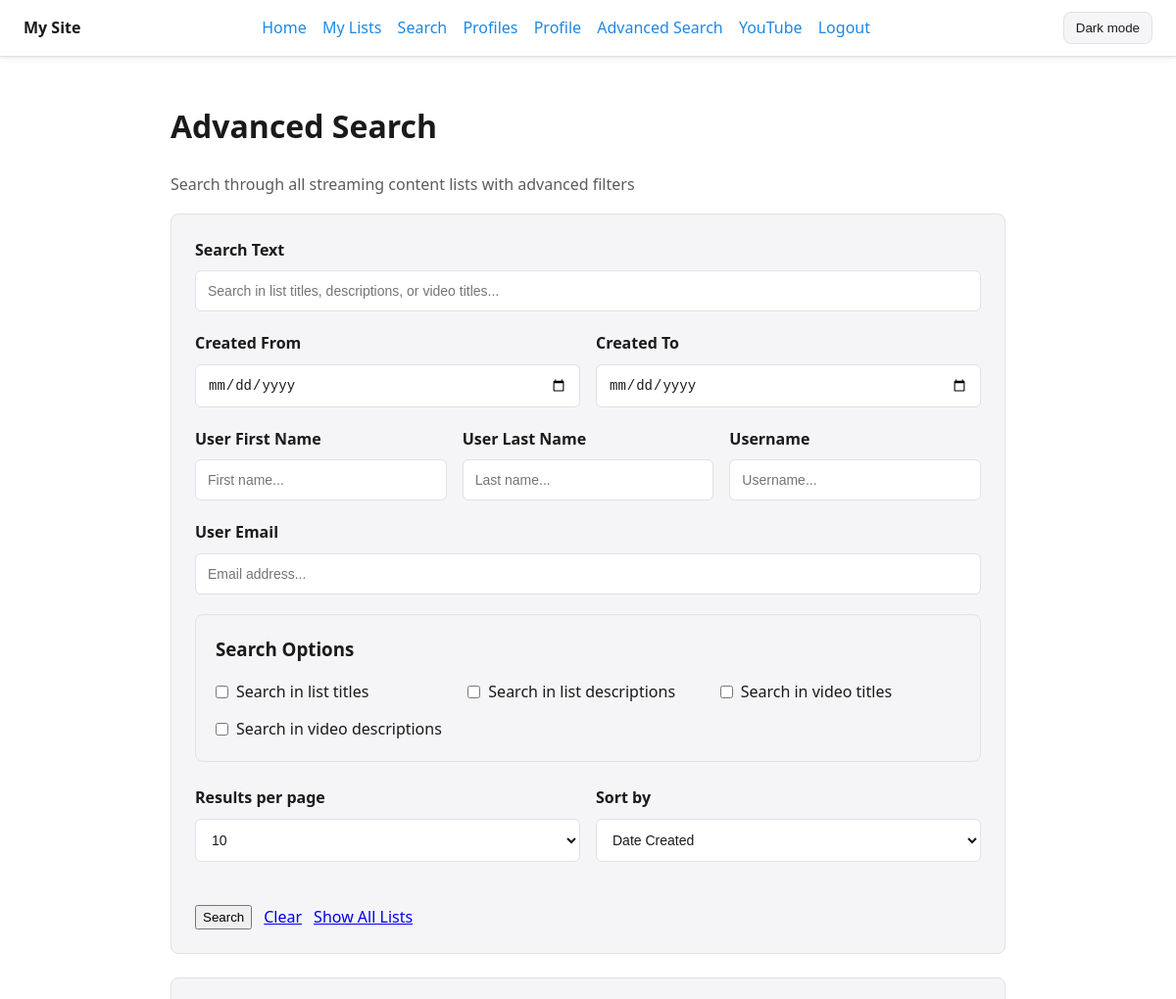
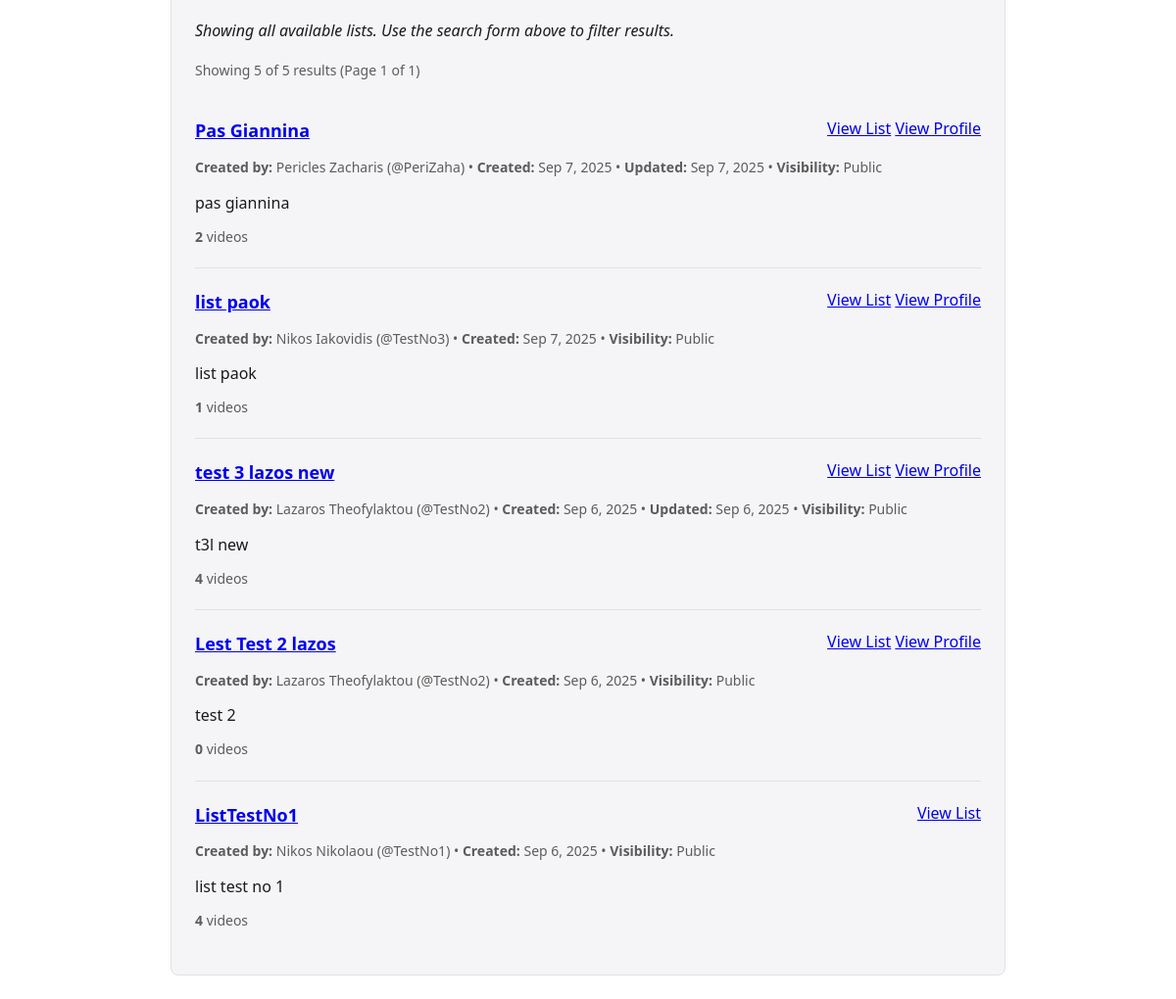
The page /php/advanced_search.php?show_all=1 (signed in) on the database its author committed (2 pictures, top to bottom).
### tables this page shows
CREATE TABLE `user_lists` (
  `id` int(10) UNSIGNED NOT NULL,
  `user_id` int(10) UNSIGNED NOT NULL,
  `list_name` varchar(255) NOT NULL,
  `description` text DEFAULT NULL,
  `is_public` tinyint(1) DEFAULT 0,
  `created_at` datetime NOT NULL DEFAULT current_timestamp(),
  `updated_at` datetime NOT NULL DEFAULT current_timestamp() ON UPDATE current_timestamp()
);

CREATE TABLE `users` (
  `id` int(10) UNSIGNED NOT NULL,
  `first_name` varchar(100) NOT NULL,
  `last_name` varchar(100) NOT NULL,
  `username` varchar(100) NOT NULL,
  `password_hash` varchar(255) NOT NULL,
  `email` varchar(190) NOT NULL,
  `created_at` datetime NOT NULL DEFAULT current_timestamp()
);

### php/search_results.php (the view, shortened to what this page needs)
<?php
require_once __DIR__ . '/db.php';
$current_user_id = $_SESSION['user_id'];
$search_text = $_GET['search_text'] ?? '';
$date_from = $_GET['date_from'] ?? '';
$date_to = $_GET['date_to'] ?? '';
$user_first_name = $_GET['user_first_name'] ?? '';
$user_last_name = $_GET['user_last_name'] ?? '';
$user_username = $_GET['user_username'] ?? '';
$user_email = $_GET['user_email'] ?? '';
$per_page = (int)($_GET['per_page'] ?? 10);
$page = (int)($_GET['page'] ?? 1);
$sort_by = $_GET['sort_by'] ?? 'created_at';
$offset = ($page - 1) * $per_page;
try {
    $base_query = "
        FROM user_lists ul
        INNER JOIN users u ON ul.user_id = u.id
        LEFT JOIN list_items li ON ul.id = li.list_id
        LEFT JOIN streaming_content sc ON li.content_id = sc.id
        WHERE 1=1
    ";
    $params = [];
    $base_query .= " AND (ul.is_public = 1 OR ul.user_id = :current_user_id)";
    $params[":current_user_id"] = $current_user_id;
    $main_query = "
        SELECT DISTINCT
            ul.id,
            ul.list_name as name,
            ul.description,
            ul.is_public,
            ul.created_at,
            ul.updated_at,
            u.id as user_id,
            u.username,
            u.first_name,
            u.last_name,
            u.email,
            COUNT(DISTINCT li.id) as video_count
        $base_query
        GROUP BY ul.id, ul.list_name, ul.description, ul.is_public, ul.created_at, ul.updated_at,
                 u.id, u.username, u.first_name, u.last_name, u.email
    ";
    switch ($sort_by) {
        default:
            $main_query .= " ORDER BY ul.created_at DESC";
            break;
    }
    $count_query = "SELECT COUNT(DISTINCT ul.id) as total $base_query";
    $count_stmt = $pdo->prepare($count_query);
    $count_stmt->execute($params);
    $total_results = $count_stmt->fetch()['total'];
    $main_query .= " LIMIT :per_page OFFSET :offset";
    $params[":per_page"] = $per_page;
    $params[":offset"] = $offset;
    $stmt = $pdo->prepare($main_query);
    $stmt->execute($params);
    $results = $stmt->fetchAll();
    $total_pages = ceil($total_results / $per_page);
} catch (PDOException $e) {
    $error_message = 'Database error: ' . $e->getMessage();
    $results = [];
    $total_results = 0;
    $total_pages = 0;
    $has_prev = false;
    $has_next = false;
}
function formatDate($dateString) {
    return date('M j, Y', strtotime($dateString));
}
?>
<div class="results-container">
    <?php if (isset($error_message)): ?>
        <div class="error-message">
            <p><?php echo htmlspecialchars($error_message); ?></p>
        </div>
    <?php else: ?>
        <?php if (empty($search_text) && empty($date_from) && empty($date_to) &&
                  empty($user_first_name) && empty($user_last_name) &&
                  empty($user_username) && empty($user_email)): ?>
            <div class="search-info">
                <p><em>Showing all available lists. Use the search form above to filter results.</em></p>
            </div>
        <?php endif; ?>
        <div class="results-summary">
            Showing <?php echo count($results); ?> of <?php echo $total_results; ?> results
            (Page <?php echo $page; ?> of <?php echo $total_pages; ?>)
        </div>
        <?php foreach ($results as $result): ?>
            <div class="result-item">
                <div class="result-header">
                    <h3 class="result-title">
                        <a href="spa.php#list/<?php echo $result['id']; ?>">
                            <?php echo htmlspecialchars($result['name']); ?>
                        </a>
                    </h3>
                    <div class="result-actions">
                        <a href="spa.php#list/<?php echo $result['id']; ?>" class="btn btn-primary">View List</a>
                        <?php if ($result['user_id'] != $current_user_id): ?>
                            <a href="spa.php#user-profile/<?php echo $result['user_id']; ?>" class="btn btn-secondary">View Profile</a>
                        <?php endif; ?>
                    </div>
                </div>
                <div class="result-meta">
                    <strong>Created by:</strong>
                    <?php echo htmlspecialchars($result['first_name'] . ' ' . $result['last_name']); ?>
                    (@<?php echo htmlspecialchars($result['username']); ?>)
                    • <strong>Created:</strong> <?php echo formatDate($result['created_at']); ?>
                    <?php if ($result['updated_at'] != $result['created_at']): ?>
                        • <strong>Updated:</strong> <?php echo formatDate($result['updated_at']); ?>
                    <?php endif; ?>
                    • <strong>Visibility:</strong> <?php echo $result['is_public'] ? 'Public' : 'Private'; ?>
                </div>
                <?php if (!empty($result['description'])): ?>
                    <div class="result-description">
                        <?php echo htmlspecialchars($result['description']); ?>
                    </div>
                <?php endif; ?>
                <div class="result-stats">
                    <span class="stat-item">
                        <strong><?php echo $result['video_count']; ?></strong> videos
                    </span>
                </div>
            </div>
        <?php endforeach; ?>
    <?php endif; ?>
</div>

### php/advanced_search.php (shortened to what this page needs)
<?php
require_once __DIR__ . '/db.php';
?>
<!DOCTYPE html>
<html lang="en" data-theme="light">
<head>
  <link rel="stylesheet" href="styles.css">
</head>
<body>
  <header class="site-header">
    <div class="header-inner">
      <div class="brand"><span>My Site</span></div>
      <nav>
        <a href="spa.php">Home</a>
        <a href="spa.php#lists">My Lists</a>
        <a href="spa.php#search">Search</a>
        <a href="spa.php#profiles">Profiles</a>
        <a href="spa.php#profile">Profile</a>
        <a href="advanced_search.php" class="active">Advanced Search</a>
        <a href="youtube_connect.php">YouTube</a>
        <a href="logout.php">Logout</a>
      </nav>
      <button class="theme-toggle" type="button" data-action="toggle-theme" aria-label="Toggle theme">Dark mode</button>
    </div>
  </header>
  <main class="container">
    <h1>Advanced Search</h1>
    <p class="muted">Search through all streaming content lists with advanced filters</p>
      <form method="GET" action="advanced_search.php" class="search-form">
        <div class="form-group">
          <label for="search_text">Search Text</label>
          <input type="text" id="search_text" name="search_text" class="form-control"
                 placeholder="Search in list titles, descriptions, or video titles..."
                 value="<?php echo htmlspecialchars($_GET['search_text'] ?? '', ENT_QUOTES); ?>">
        </div>
        <div class="form-row">
          <div class="form-group">
            <label for="date_from">Created From</label>
            <input type="date" id="date_from" name="date_from" class="form-control"
                   value="<?php echo htmlspecialchars($_GET['date_from'] ?? '', ENT_QUOTES); ?>">
          </div>
          <div class="form-group">
            <label for="date_to">Created To</label>
            <input type="date" id="date_to" name="date_to" class="form-control"
                   value="<?php echo htmlspecialchars($_GET['date_to'] ?? '', ENT_QUOTES); ?>">
          </div>
        </div>
        <div class="form-row-3">
          <div class="form-group">
            <label for="user_first_name">User First Name</label>
            <input type="text" id="user_first_name" name="user_first_name" class="form-control"
                   placeholder="First name..."
                   value="<?php echo htmlspecialchars($_GET['user_first_name'] ?? '', ENT_QUOTES); ?>">
          </div>
          <div class="form-group">
            <label for="user_last_name">User Last Name</label>
            <input type="text" id="user_last_name" name="user_last_name" class="form-control"
                   placeholder="Last name..."
                   value="<?php echo htmlspecialchars($_GET['user_last_name'] ?? '', ENT_QUOTES); ?>">
          </div>
          <div class="form-group">
            <label for="user_username">Username</label>
            <input type="text" id="user_username" name="user_username" class="form-control"
                   placeholder="Username..."
                   value="<?php echo htmlspecialchars($_GET['user_username'] ?? '', ENT_QUOTES); ?>">
          </div>
        </div>
        <div class="form-group">
          <label for="user_email">User Email</label>
          <input type="email" id="user_email" name="user_email" class="form-control"
                 placeholder="Email address..."
                 value="<?php echo htmlspecialchars($_GET['user_email'] ?? '', ENT_QUOTES); ?>">
        </div>
        <div class="search-options">
          <h3>Search Options</h3>
          <div class="checkbox-group">
            <div class="checkbox-item">
              <input type="checkbox" id="search_list_titles" name="search_list_titles" value="1"
                     <?php echo isset($_GET['search_list_titles']) ? 'checked' : ''; ?>>
              <label for="search_list_titles">Search in list titles</label>
            </div>
            <div class="checkbox-item">
              <input type="checkbox" id="search_list_descriptions" name="search_list_descriptions" value="1"
                     <?php echo isset($_GET['search_list_descriptions']) ? 'checked' : ''; ?>>
              <label for="search_list_descriptions">Search in list descriptions</label>
            </div>
            <div class="checkbox-item">
              <input type="checkbox" id="search_video_titles" name="search_video_titles" value="1"
                     <?php echo isset($_GET['search_video_titles']) ? 'checked' : ''; ?>>
              <label for="search_video_titles">Search in video titles</label>
            </div>
            <div class="checkbox-item">
              <input type="checkbox" id="search_video_descriptions" name="search_video_descriptions" value="1"
                     <?php echo isset($_GET['search_video_descriptions']) ? 'checked' : ''; ?>>
              <label for="search_video_descriptions">Search in video descriptions</label>
            </div>
          </div>
        </div>
        <div class="form-row">
          <div class="form-group">
            <label for="per_page">Results per page</label>
            <select id="per_page" name="per_page" class="form-control">
              <option value="10" <?php echo ($_GET['per_page'] ?? '10') == '10' ? 'selected' : ''; ?>>10</option>
            </select>
          </div>
          <div class="form-group">
            <label for="sort_by">Sort by</label>
            <select id="sort_by" name="sort_by" class="form-control">
              <option value="created_at" <?php echo ($_GET['sort_by'] ?? 'created_at') == 'created_at' ? 'selected' : ''; ?>>Date Created</option>
            </select>
          </div>
        </div>
        <div style="display: flex; gap: 12px; margin-top: 24px;">
          <button type="submit" class="btn btn-primary">Search</button>
          <a href="advanced_search.php" class="btn btn-secondary">Clear</a>
          <a href="advanced_search.php?show_all=1" class="btn btn-secondary">Show All Lists</a>
        </div>
      </form>
      <?php
      if (!empty($_GET['search_text']) || !empty($_GET['date_from']) || !empty($_GET['date_to']) ||
          !empty($_GET['user_first_name']) || !empty($_GET['user_last_name']) ||
          !empty($_GET['user_username']) || !empty($_GET['user_email']) ||
          isset($_GET['search_list_titles']) || isset($_GET['search_list_descriptions']) ||
          isset($_GET['search_video_titles']) || isset($_GET['search_video_descriptions']) ||
          !empty($_GET['per_page']) || !empty($_GET['sort_by']) || !empty($_GET['page']) ||
          isset($_GET['show_all'])) {
        include __DIR__ . '/search_results.php';
      }
      ?>
  </main>
</body>
</html>

### php/styles.css (style rules this page uses)
:root { --bg-color: #ffffff; --text-color: #1a1a1a; --muted-text: #5c5c5c; --card-bg: #f5f5f7; --border-color: #e1e1e6; --accent: #1e88e5; --link: #1e88e5; --shadow: 0 1px 2px rgba(0,0,0,0.04), 0 2px 8px rgba(0,0,0,0.06); }
* { box-sizing: border-box; }
body { margin: 0; font-family: system-ui, -apple-system, Segoe UI, Roboto, Ubuntu, Cantarell, Noto Sans, Helvetica, Arial, "Apple Color Emoji", "Segoe UI Emoji"; background: var(--bg-color); color: var(--text-color); line-height: 1.6; }
.container { max-width: 900px; margin: 0 auto; padding: 24px; }
header.site-header { position: sticky; top: 0; background: var(--bg-color); border-bottom: 1px solid var(--border-color); box-shadow: var(--shadow); z-index: 10; }
.header-inner { display: flex; align-items: center; justify-content: space-between; gap: 16px; padding: 12px 24px; }
.brand { display: flex; align-items: center; gap: 10px; font-weight: 700; }
nav a { color: var(--link); text-decoration: none; margin-right: 12px; }
.theme-toggle { appearance: none; border: 1px solid var(--border-color); background: var(--card-bg); color: var(--text-color); padding: 8px 12px; border-radius: 8px; cursor: pointer; }
main { padding-top: 12px; }
.muted { color: var(--muted-text); }

### php/advanced_search.php (style rules this page uses)
.search-form { background: var(--card-bg); border: 1px solid var(--border-color); border-radius: 8px; padding: 24px; margin-bottom: 24px; }
.form-group { margin-bottom: 20px; }
.form-group label { display: block; margin-bottom: 8px; font-weight: 600; color: var(--text-color); }
.form-row { display: grid; grid-template-columns: 1fr 1fr; gap: 16px; }
.form-row-3 { display: grid; grid-template-columns: 1fr 1fr 1fr; gap: 16px; }
.form-control { width: 100%; padding: 12px; border: 1px solid var(--border-color); border-radius: 6px; background: var(--bg-color); color: var(--text-color); font-size: 14px; }
.search-options { background: var(--card-bg); border: 1px solid var(--border-color); border-radius: 8px; padding: 20px; margin-bottom: 24px; }
.search-options h3 { margin-top: 0; margin-bottom: 16px; color: var(--text-color); }
.checkbox-group { display: grid; grid-template-columns: repeat(auto-fit, minmax(200px, 1fr)); gap: 12px; }
.checkbox-item { display: flex; align-items: center; gap: 8px; }
.checkbox-item input[type="checkbox"] { margin: 0; }
.results-container { background: var(--card-bg); border: 1px solid var(--border-color); border-radius: 8px; padding: 24px; }
.result-item { border-bottom: 1px solid var(--border-color); padding: 20px 0; }
.result-item:last-child { border-bottom: none; }
.result-header { display: flex; justify-content: space-between; align-items: start; margin-bottom: 12px; }
.result-title { font-size: 18px; font-weight: 600; color: var(--text-color); margin: 0; }
.result-meta { color: var(--muted-text); font-size: 14px; margin: 8px 0; }
.result-description { color: var(--text-color); margin: 12px 0; line-height: 1.5; }
.result-stats { display: flex; gap: 16px; margin-top: 12px; }
.stat-item { color: var(--muted-text); font-size: 14px; }
.results-summary { color: var(--muted-text); margin-bottom: 16px; font-size: 14px; }

### rows shown on the page
user_lists: list_name "Pas Giannina", user.last_name "Pericles Zacharis", user.username "PeriZaha", created_at "Sep 7, 2025", updated_at "Sep 7, 2025", is_public "Public", description "pas giannina", video_count "2"
user_lists: list_name "list paok", user.last_name "Nikos Iakovidis", user.username "TestNo3", created_at "Sep 7, 2025", is_public "Public", description "list paok", video_count "1"
user_lists: list_name "test 3 lazos new", user.last_name "Lazaros Theofylaktou", user.username "TestNo2", created_at "Sep 6, 2025", updated_at "Sep 6, 2025", is_public "Public", description "t3l new", video_count "4"
user_lists: list_name "Lest Test 2 lazos", user.last_name "Lazaros Theofylaktou", user.username "TestNo2", created_at "Sep 6, 2025", is_public "Public", description "test 2", video_count "0"
user_lists: list_name "ListTestNo1", user.last_name "Nikos Nikolaou", user.username "TestNo1", created_at "Sep 6, 2025", is_public "Public", description "list test no 1", video_count "4"

### other values the page prints
count($results) "5"
$total_results "5"
$page "1"
$total_pages "1"
